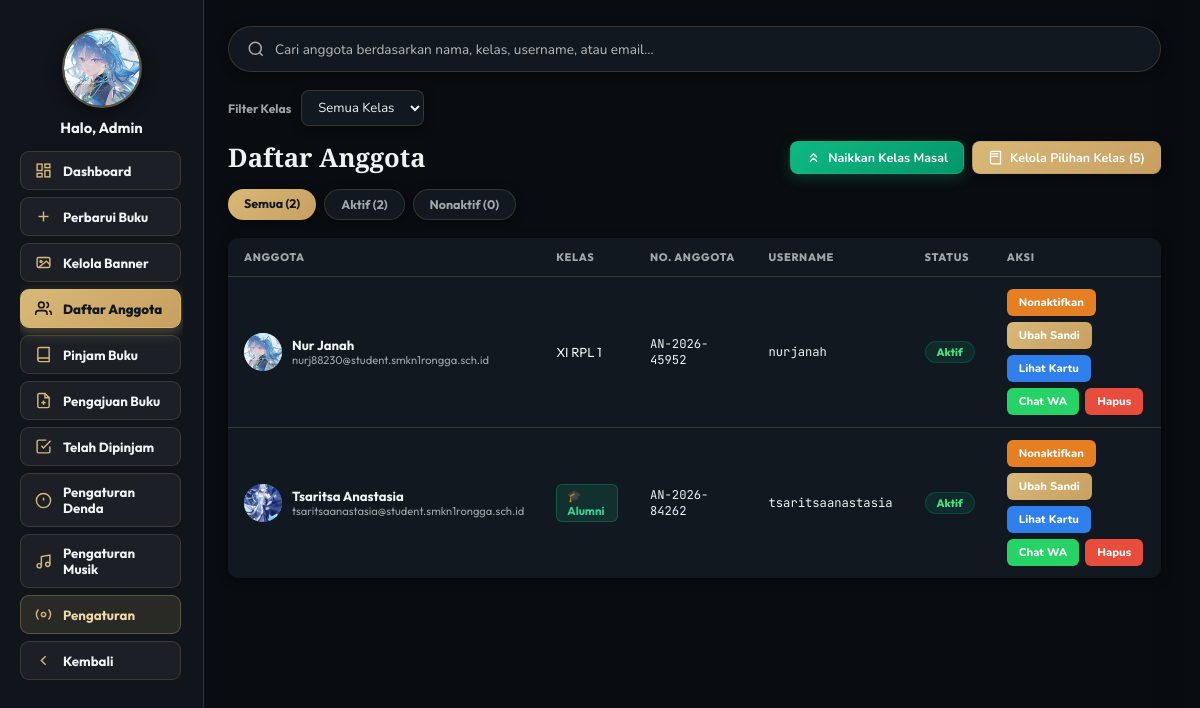
The page /daftar_anggota.php (signed in) on the database its author committed.
### tables this page shows
CREATE TABLE `admin_profile` (
  `id` int NOT NULL,
  `user_id` int NOT NULL,
  `display_name` varchar(100) NOT NULL DEFAULT 'Admin',
  `foto` varchar(255) NOT NULL DEFAULT '',
  `updated_at` timestamp NULL DEFAULT CURRENT_TIMESTAMP ON UPDATE CURRENT_TIMESTAMP
);

CREATE TABLE `users` (
  `id` int NOT NULL,
  `full_name` varchar(100) NOT NULL,
  `nik` varchar(30) NOT NULL DEFAULT '',
  `kelas` varchar(50) NOT NULL DEFAULT '',
  `no_hp` varchar(20) NOT NULL DEFAULT '',
  `no_anggota` varchar(30) NOT NULL DEFAULT '',
  `username` varchar(50) NOT NULL,
  `email` varchar(100) NOT NULL,
  `password` varchar(255) NOT NULL,
  `foto` varchar(255) NOT NULL DEFAULT '',
  `role` enum('admin','member') DEFAULT 'member',
  `status` enum('pending','approved','rejected') NOT NULL DEFAULT 'pending',
  `card_status` enum('active','frozen') NOT NULL DEFAULT 'active' COMMENT 'Dibekukan sementara saat proses Lupa Kartu berlangsung',
  `created_at` timestamp NULL DEFAULT CURRENT_TIMESTAMP
);

### daftar_anggota.php (the view, shortened to what this page needs)
<?php
require_once "db.php";
function format_nomor_wa($no_hp) {
    $digits = preg_replace('/\D/', '', $no_hp ?? '');
    if (substr($digits, 0, 1) === '0') {
        $digits = '62' . substr($digits, 1);
    } elseif (substr($digits, 0, 2) !== '62') {
        $digits = '62' . $digits;
    }
    return $digits;
}
$profil_res  = mysqli_query($conn, "SELECT * FROM admin_profile LIMIT 1");
$profil      = $profil_res ? mysqli_fetch_assoc($profil_res) : null;
$admin_name  = $profil["display_name"] ?? ($_SESSION["user_name"] ?? "Admin");
$admin_foto  = $profil["foto"] ?? "";
$list_kelas = [];
$res_kelas = mysqli_query($conn, "SELECT * FROM kelas ORDER BY nama_kelas ASC");
if ($res_kelas) {
    while ($rk = mysqli_fetch_assoc($res_kelas)) {
        $list_kelas[] = $rk;
    }
}
$search      = trim($_GET["q"] ?? "");
$filter      = $_GET["status"] ?? "all";
$kelas_filter = trim($_GET["kelas"] ?? "");
$where = ["role = 'member'"];
$where_sql = "WHERE " . implode(" AND ", $where);
$anggota_list = [];
$res = mysqli_query($conn, "SELECT * FROM users $where_sql ORDER BY (status='pending') DESC, id DESC");
while ($row = mysqli_fetch_assoc($res)) {
    $anggota_list[] = $row;
}
$count_res = mysqli_query($conn, "SELECT status, COUNT(*) AS c FROM users WHERE role='member' GROUP BY status");
$counts = ["pending" => 0, "approved" => 0, "rejected" => 0];
while ($row = mysqli_fetch_assoc($count_res)) {
    $counts[$row["status"]] = (int)$row["c"];
}
?>
<!DOCTYPE html>
<html lang="id">
<head>
</head>
<body>
<aside class="sidebar" id="sidebar">
  <div class="sidebar-header">
    <div class="avatar-wrap" onclick="openProfilModal()" title="Edit Profil">
    <div class="avatar-circle">
      <?php if ($admin_foto && file_exists($admin_foto)): ?>
        <img src="<?= htmlspecialchars($admin_foto) ?>?v=<?= filemtime($admin_foto) ?>" alt="Admin" width="80" height="80" loading="eager" decoding="sync"/>
      <?php else: ?>
        <svg class="default-icon" viewBox="0 0 24 24" fill="none" stroke="currentColor" stroke-width="1.2">
          <path d="M20 21v-2a4 4 0 0 0-4-4H8a4 4 0 0 0-4 4v2"/><circle cx="12" cy="7" r="4"/>
        </svg>
      <?php endif; ?>
    </div>
  </div>
  <div class="admin-name-label">Halo, <?= htmlspecialchars($admin_name) ?></div>
  </div>
  <nav class="sidebar-nav">
    <a class="sidebar-btn" href="dashboard.php">
    <svg viewBox="0 0 24 24" fill="none" stroke="currentColor" stroke-width="2"><rect x="3" y="3" width="7" height="9"/><rect x="14" y="3" width="7" height="5"/><rect x="14" y="12" width="7" height="9"/><rect x="3" y="16" width="7" height="5"/></svg>
    Dashboard
  </a>
  <a class="sidebar-btn" href="halaman_admin.php">
    <svg viewBox="0 0 24 24" fill="none" stroke="currentColor" stroke-width="2"><line x1="12" y1="5" x2="12" y2="19"/><line x1="5" y1="12" x2="19" y2="12"/></svg>
    Perbarui Buku
  </a>
  <a class="sidebar-btn" href="kelola_banner.php">
    <svg viewBox="0 0 24 24" fill="none" stroke="currentColor" stroke-width="2"><rect x="3" y="5" width="18" height="14" rx="2"/><circle cx="8.5" cy="10.5" r="1.5"/><path d="M21 15l-5-5L5 19"/></svg>
    Kelola Banner
  </a>
  <a class="sidebar-btn active" href="daftar_anggota.php">
    <svg viewBox="0 0 24 24" fill="none" stroke="currentColor" stroke-width="2"><path d="M17 21v-2a4 4 0 0 0-4-4H5a4 4 0 0 0-4 4v2"/><circle cx="9" cy="7" r="4"/><path d="M23 21v-2a4 4 0 0 0-3-3.87"/><path d="M16 3.13a4 4 0 0 1 0 7.75"/></svg>
    Daftar Anggota
  </a>
  <a class="sidebar-btn" href="pinjam_buku.php">
    <svg viewBox="0 0 24 24" fill="none" stroke="currentColor" stroke-width="2">
      <path d="M4 19.5A2.5 2.5 0 0 1 6.5 17H20"/><path d="M6.5 2H20v20H6.5A2.5 2.5 0 0 1 4 19.5v-15A2.5 2.5 0 0 1 6.5 2z"/>
    </svg>
    Pinjam Buku
  </a>
  <a class="sidebar-btn" href="pengajuan_buku.php">
    <svg viewBox="0 0 24 24" fill="none" stroke="currentColor" stroke-width="2"><path d="M14 2H6a2 2 0 0 0-2 2v16a2 2 0 0 0 2 2h12a2 2 0 0 0 2-2V8z"/><polyline points="14 2 14 8 20 8"/><line x1="12" y1="18" x2="12" y2="12"/><line x1="9" y1="15" x2="15" y2="15"/></svg>
    Pengajuan Buku
  </a>
  <a class="sidebar-btn" href="telah_dipinjam.php">
    <svg viewBox="0 0 24 24" fill="none" stroke="currentColor" stroke-width="2">
      <path d="M9 11l3 3L22 4"/><path d="M21 12v7a2 2 0 0 1-2 2H5a2 2 0 0 1-2-2V5a2 2 0 0 1 2-2h11"/>
    </svg>
    Telah Dipinjam
  </a>
  <a class="sidebar-btn" href="pengaturan_denda.php">
      <svg viewBox="0 0 24 24" fill="none" stroke="currentColor" stroke-width="2">
        <circle cx="12" cy="12" r="10"/><line x1="12" y1="8" x2="12" y2="12"/><line x1="12" y1="16" x2="12.01" y2="16"/>
      </svg>
      Pengaturan Denda
    </a>
    <a class="sidebar-btn" href="pengaturan_musik.php">
      <svg viewBox="0 0 24 24" fill="none" stroke="currentColor" stroke-width="2">
        <path d="M9 18V5l12-2v13"/><circle cx="6" cy="18" r="3"/><circle cx="18" cy="16" r="3"/>
      </svg>
      Pengaturan Musik
    </a>
    <button class="sidebar-btn btn-settings-nav" onclick="if(typeof bukaSettings==='function')bukaSettings()" title="Buka Pengaturan">
      <svg viewBox="0 0 24 24" fill="none" stroke="currentColor" stroke-width="2"><circle cx="12" cy="12" r="3"/><path d="M19.07 4.93a10 10 0 0 1 0 14.14M4.93 4.93a10 10 0 0 0 0 14.14"/></svg>
      Pengaturan
    </button>
    <a class="sidebar-btn" href="beranda.php">
    <svg viewBox="0 0 24 24" fill="none" stroke="currentColor" stroke-width="2"><polyline points="15 18 9 12 15 6"/></svg>
    Kembali
  </a>
  </nav>
</aside>
<main class="main">
  <form method="GET" action="" id="searchForm">
    <div class="topbar">
      <svg viewBox="0 0 24 24" fill="none" stroke="currentColor" stroke-width="2"><circle cx="11" cy="11" r="8"/><path d="m21 21-4.35-4.35"/></svg>
      <input type="text" name="q" id="searchInput" autocomplete="off" placeholder="Cari anggota berdasarkan nama, kelas, username, atau email…"
             value="<?= htmlspecialchars($search) ?>"/>
    </div>
  </form>
  <div class="kelas-filter-bar">
    <label for="kelasFilterSelect">Filter Kelas</label>
    <select id="kelasFilterSelect">
      <option value="">Semua Kelas</option>
    </select>
  </div>
  <div id="searchResultArea">
  <div class="content-header">
    <div class="content-title">
      Daftar Anggota
    </div>
    <div style="display:flex; gap:8px; align-items:center; flex-wrap:wrap;">
      <button type="button" class="btn-manage-kelas btn-naik-kelas" onclick="openNaikKelasModal()">
        <svg width="15" height="15" viewBox="0 0 24 24" fill="none" stroke="currentColor" stroke-width="2.2" stroke-linecap="round" stroke-linejoin="round">
          <polyline points="17 11 12 6 7 11"></polyline>
          <polyline points="17 18 12 13 7 18"></polyline>
        </svg>
        Naikkan Kelas Masal
      </button>
      <button type="button" class="btn-manage-kelas" onclick="openKelasModal()">
        <svg width="15" height="15" viewBox="0 0 24 24" fill="none" stroke="currentColor" stroke-width="2" stroke-linecap="round" stroke-linejoin="round">
          <path d="M4 19.5v-15A2.5 2.5 0 0 1 6.5 2H20v20H6.5a2.5 2.5 0 0 1-2.5-2.5Z"/>
          <path d="M6 6h10M6 10h10"/>
        </svg>
        Kelola Pilihan Kelas (<?= count($list_kelas) ?>)
      </button>
    </div>
  </div>
  <div class="status-tabs">
    <?php
      $qstr = $search !== "" ? "&q=" . urlencode($search) : "";
      $qstr .= $kelas_filter !== "" ? "&kelas=" . urlencode($kelas_filter) : "";
      $tabs = [
        "all"      => "Semua (" . array_sum($counts) . ")",
        "approved" => "Aktif (" . $counts["approved"] . ")",
        "rejected" => "Nonaktif (" . $counts["rejected"] . ")",
      ];
      foreach ($tabs as $key => $label):
        $active = $filter === $key ? "active" : "";
    ?>
      <a class="status-tab <?= $active ?>" href="daftar_anggota.php?status=<?= $key ?><?= $qstr ?>"><?= $label ?></a>
    <?php endforeach; ?>
  </div>
  <?php if (empty($anggota_list)): ?>
  <div class="empty-state">
    <svg viewBox="0 0 24 24" fill="none" stroke="currentColor" stroke-width="1.5">
      <path d="M17 21v-2a4 4 0 0 0-4-4H5a4 4 0 0 0-4 4v2"/><circle cx="9" cy="7" r="4"/>
    </svg>
    <p>Belum ada anggota<?= $search ? " yang cocok dengan pencarian." : " di kategori ini." ?></p>
  </div>
  <?php else: ?>
  <div class="table-wrap">
    <table>
      <thead>
        <tr>
          <th>Anggota</th>
          <th>Kelas</th>
          <th>No. Anggota</th>
          <th>Username</th>
          <th>Status</th>
          <th>Aksi</th>
        </tr>
      </thead>
      <tbody>
        <?php foreach ($anggota_list as $a): ?>
        <tr>
          <td data-label="Anggota">
            <div class="cell-anggota">
              <div class="member-avatar">
                <?php $foto_anggota = $a["foto"] ?? ""; ?>
                <?php if ($foto_anggota !== "" && file_exists($foto_anggota)): ?>
                  <img src="<?= htmlspecialchars($foto_anggota) ?>" alt="Foto <?= htmlspecialchars($a["full_name"]) ?>">
                <?php else: ?>
                  <?= htmlspecialchars(mb_strtoupper(mb_substr($a["full_name"], 0, 1))) ?>
                <?php endif; ?>
              </div>
              <div>
                <div class="cell-name"><?= htmlspecialchars($a["full_name"]) ?></div>
                <div class="cell-sub"><?= htmlspecialchars($a["email"]) ?></div>
              </div>
            </div>
          </td>
          <td data-label="Kelas">
            <?php if (strcasecmp($a["kelas"], "Alumni") === 0): ?>
              <span class="badge-alumni">🎓 Alumni</span>
            <?php else: ?>
              <?= htmlspecialchars($a["kelas"]) ?>
            <?php endif; ?>
          </td>
          <td class="cell-mono" data-label="No. Anggota"><?= htmlspecialchars($a["no_anggota"]) ?></td>
          <td class="cell-mono" data-label="Username"><?= htmlspecialchars($a["username"]) ?></td>
          <td data-label="Status">
            <?php if ($a["status"] === "pending"): ?>
              <span class="badge badge-pending">Menunggu</span>
            <?php elseif ($a["status"] === "approved"): ?>
              <span class="badge badge-approved">Aktif</span>
            <?php else: ?>
              <span class="badge badge-rejected">Nonaktif</span>
            <?php endif; ?>
          </td>
          <td data-label="Aksi">
            <div class="row-actions">
              <?php if ($a["status"] === "pending"): ?>
                <button class="act-btn act-approve" onclick="kirimAksi('approve', <?= $a['id'] ?>)">Aktifkan</button>
                <button class="act-btn act-reject" onclick="kirimAksi('reject', <?= $a['id'] ?>)">Tolak</button>
              <?php elseif ($a["status"] === "approved"): ?>
                <button class="act-btn act-reject" onclick="konfirmasiNonaktifkan(<?= $a['id'] ?>, '<?= htmlspecialchars(addslashes($a['full_name'])) ?>')">Nonaktifkan</button>
                <button class="act-btn act-reset" onclick="konfirmasiReset(<?= $a['id'] ?>, '<?= htmlspecialchars(addslashes($a['full_name'])) ?>')">Ubah Sandi</button>
              <?php else: ?>
                <button class="act-btn act-approve" onclick="kirimAksi('approve', <?= $a['id'] ?>)">Aktifkan Kembali</button>
              <?php endif; ?>
              <a class="act-btn act-kartu" href="kartu_anggota.php?id=<?= $a['id'] ?>" target="_blank" rel="noopener">Lihat Kartu</a>
              <?php $wa_number = format_nomor_wa($a["no_hp"] ?? ""); ?>
              <?php if ($wa_number !== ""): ?>
                <a class="act-btn act-wa" href="https://wa.me/<?= $wa_number ?>" target="_blank" rel="noopener">Chat WA</a>
              <?php else: ?>
                <span class="act-btn act-wa disabled" title="Anggota belum mengisi nomor HP">Chat WA</span>
              <?php endif; ?>
              <button class="act-btn act-hapus" onclick="konfirmasiHapusAnggota(<?= $a['id'] ?>, '<?= htmlspecialchars(addslashes($a['full_name'])) ?>')">Hapus</button>
            </div>
          </td>
        </tr>
        <?php endforeach; ?>
      </tbody>
    </table>
  </div>
  <?php endif; ?>
  <?php
  $search_result_html = ob_get_clean();
  echo $search_result_html;
  ?>
  </div>
</main>
</body>
</html>

### rows shown on the page
admin_profile: foto (picture), display_name "Admin"
users: foto (picture), full_name "Nur Janah", email "nurj88230@student.smkn1rongga.sch.id", kelas "XI RPL 1", no_anggota "AN-2026-45952", username "nurjanah", status "Aktif"
users: foto (picture), full_name "Tsaritsa Anastasia", email "tsaritsaanastasia@student.smkn1rongga.sch.id", kelas "🎓 Alumni", no_anggota "AN-2026-84262", username "tsaritsaanastasia", status "Aktif"

### other values the page prints
count($list_kelas) "5"
$label "Semua (2)"
$label "Aktif (2)"
$label "Nonaktif (0)"
